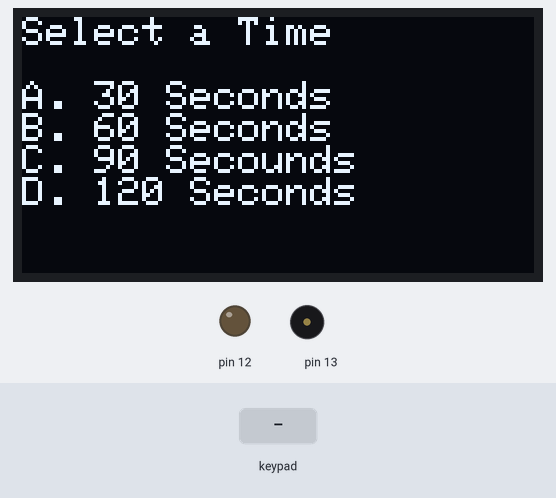
Bench run of a sketch on a simulated Arduino Uno, built with avr-gcc and run on an emulated ATmega328P. Shown: 128×64 one-colour display, output pins drawn as LEDs (lit = HIGH), buzzer (waves = sounding). Inputs (shaded band) come from the test bench. Random numbers use the default seed unless the sketch sets one; what the sketch prints to the serial monitor is not drawn.

Above: at 2.1 s.
2.2 s: key 'A' pressed
At 2.9 s:
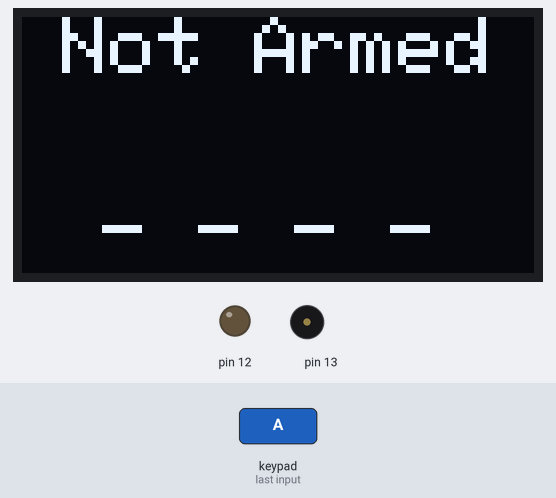
3.9 s: keypad keys 2 3 4 5 pressed 0.4 s apart
At 5.5 s:
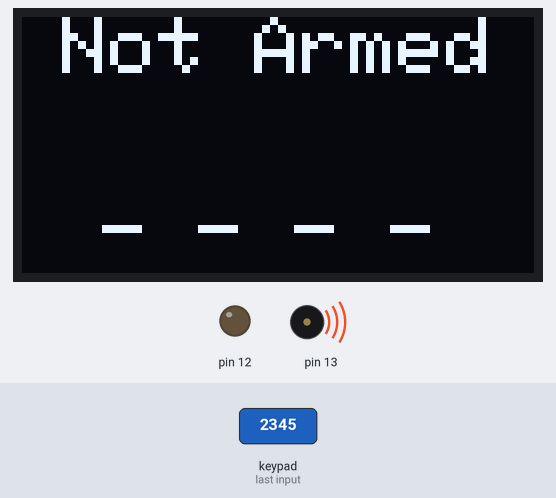
7.0 s: key 'C' pressed
At 7.9 s:
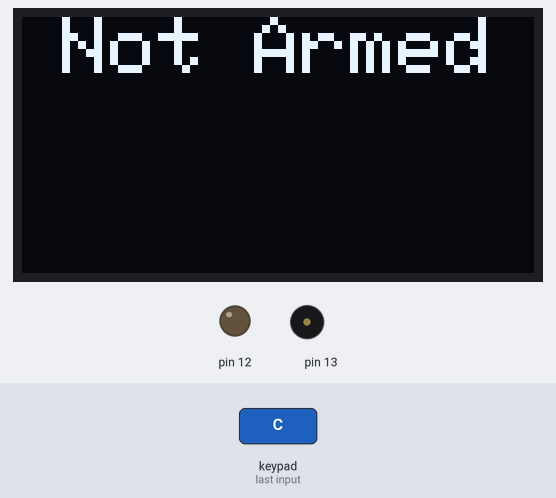
12.5 s: keypad keys 6 7 8 9 pressed 0.4 s apart
At 15.91 s:
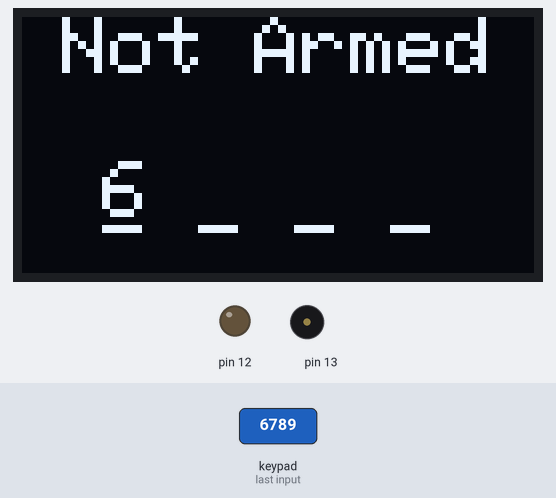
Timing chart, 0 to 18.1 s (numbered marks = the images above; inputs shaded):
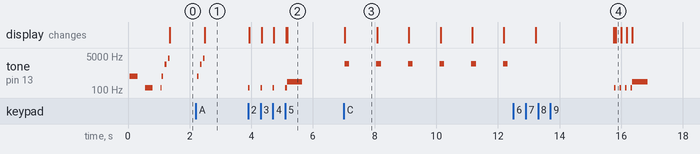

The sketch:

Main.ino
```cpp
#include <SPI.h>
#include <Wire.h>
#include <Keypad.h>
#include <Adafruit_GFX.h>
#include <Adafruit_SSD1306.h>
#include <Tone.h>
#define SCREEN_WIDTH 128 // OLED display width, in pixels
#define SCREEN_HEIGHT 64 // OLED display height, in pixels

// Declaration for an SSD1306 display connected to I2C (SDA, SCL pins)
#define OLED_RESET     4 // Reset pin # (or -1 if sharing Arduino reset pin)
Adafruit_SSD1306 display(SCREEN_WIDTH, SCREEN_HEIGHT, &Wire, OLED_RESET);

const byte ROWS = 4; //four rows
const byte COLS = 4; //three columns
char keys[ROWS][COLS] = {
  {'1', '2', '3', 'A'},
  {'4', '5', '6', 'B'},
  {'7', '8', '9', 'C'},
  {'*', '0', '#', 'D'}
};
byte rowPins[ROWS] = {2, 3, 4, 5}; //connect to the row pinouts of the keypad
byte colPins[COLS] = {6, 7, 8, 9}; //connect to the column pinouts of the keypad
String C4Status = "Not Armed";
Tone buzzer;
float C4Timer = 15;
int CodeTime = 2;
int digitSelected = 0;
char password[4] = {0, 0, 0, 0};
char passwordIn[4];
Keypad keypad = Keypad( makeKeymap(keys), rowPins, colPins, ROWS, COLS );

void setup() {
  Serial.begin(9600);

  randomSeed(analogRead(0));
  pinMode(12, OUTPUT);

  buzzer.begin(13);
  // SSD1306_SWITCHCAPVCC = generate display voltage from 3.3V internally
  if (!display.begin(SSD1306_SWITCHCAPVCC, 0x3C)) { // Address 0x3D for 128x64
    Serial.println(F("SSD1306 allocation failed"));
    for (;;); // Don't proceed, loop forever
  }
  for (int i = 0; i <= 3; i++) {
    password[i] = char(random(48, 58));
  }
    display.clearDisplay();
    display.setTextColor(WHITE);
    display.setCursor(25,25);
    display.println("Booting...");
  display.display();
  buzzer.play(NOTE_B4, 250); delay(500); buzzer.play(NOTE_C3, 250); delay(500); buzzer.play(NOTE_C3, 100); delay(40); buzzer.play(NOTE_B4, 50); delay(100); buzzer.play(NOTE_B6, 50); delay(100); buzzer.play(NOTE_B7, 50);

  display.clearDisplay();
  display.display();
  setupScreen();
  homeScreen();

}
/*

   NOTE_C4, NOTE_CS4, NOTE_D4, NOTE_DS4, NOTE_E4, NOTE_F4, NOTE_FS4, NOTE_G4, NOTE_GS4, NOTE_A4, NOTE_AS4, NOTE_B4,
  NOTE_C5, NOTE_CS5, NOTE_D5, NOTE_DS5, NOTE_E5, NOTE_F5, NOTE_FS5, NOTE_G5, NOTE_GS5, NOTE_A5, NOTE_AS5, NOTE_B5,
  NOTE_C6, NOTE_CS6, NOTE_D6, NOTE_DS6, NOTE_E6, NOTE_F6, NOTE_FS6, NOTE_G6, NOTE_GS6, NOTE_A6, NOTE_AS6, NOTE_B6,
  NOTE_C7, NOTE_CS7, NOTE_D7, NOTE_DS7, NOTE_E7, NOTE_F7, NOTE_FS7, NOTE_G7, NOTE_GS7, NOTE_A7, NOTE_AS7, NOTE_B7


                                                     <<<< text stuff here
      display.clearDisplay();
   display.setTextColor(WHITE);
   display.setTextSize(5);
   display.setCursor(0,0);
   display.println("Text Here");
   display.display();*/

//drawFastHLine(int16_t x, int16_t y, int16_t w, uint16_t color);
void loop() {
  char key = keypad.getKey();
  if (key)
  {
    TypingPassword(key);

  }
}


void TypingPassword(char Key) {                                                                                                   //bombLogic

  if (Key != 'A' && Key != 'B' && Key != 'C' && Key != 'D' && Key != '#' && Key != '*') {
    buzzer.play(NOTE_C3, 50);
    passwordIn[digitSelected] = Key;
    Serial.println(passwordIn[digitSelected]);
    digitSelected++;

    homeScreen();
  }
  else {
    if (Key == 'C') {  //c for code
      hackScreen();
    }
    if (Key == 'D') { //d for detonate i guess
      //bomb has been planted BEEP!
      if (C4Status == "Armed") {
        C4Status = "timer";
        C4timer();
        Serial.println("beep?");
      }                                                  // do stuff here                                   <<<<<<<<<<<<<<<<<<<<<<<<<<<

    }
  }

  if (digitSelected == 4) {
    if (passwordIn[0] == password[0] && passwordIn[1] == password[1] && passwordIn[2] == password[2] && passwordIn[3] == password[3]) {
      passwordIn[0] = ' ';
      passwordIn[1] = ' ';
      passwordIn[2] = ' ';
      passwordIn[3] = ' ';
      digitSelected = 0;
      delay(100);
      buzzer.play(NOTE_C7, 150);
      if (C4Status == "Not Armed") {
        C4Status = "Armed";
      }
      else if (C4Status == "timer") {
        C4Status = "CT Win";

      }
      else {
        C4Status = "Reset C4";

      }
      buzzer.play(NOTE_C7, 150);
      homeScreen();
      if (C4Status == "CT Win"){
      delay(40); buzzer.play(NOTE_B4, 50); delay(100); buzzer.play(NOTE_B6, 50); delay(100); buzzer.play(NOTE_B7, 50);
      }

    }
    else {
      passwordIn[0] = ' ';
      passwordIn[1] = ' ';
      passwordIn[2] = ' ';
      passwordIn[3] = ' ';
      digitSelected = 0;
      homeScreen();
      buzzer.play(NOTE_C4, 500);
    }
  }
}

void setupScreen() {                                                                                          //setup
  display.clearDisplay();
  display.setTextSize(1);
  display.setCursor(0, 0);
  display.println("Select a Time");
  display.println("");
  display.println("A. 30 Seconds");
  display.println("B. 60 Seconds");
  display.println("C. 90 Secounds");
  display.println("D. 120 Seconds");
  display.display();
  char key = keypad.getKey();
  while (key != 'A' && key != 'B' && key != 'C' && key != 'D') {
    key = keypad.getKey();
  }
  if (key == 'A') {
    C4Timer = 30;
    CodeTime = 5;
  }
  else if (key == 'B') {
    C4Timer = 60;
    CodeTime = 10;
  }
  else if (key == 'C') {
    C4Timer = 90;
    CodeTime = 15;
  }
  else if (key == 'D') {
    C4Timer = 120;
    CodeTime = 20;
  }
  else {
    C4Timer = 60;
    CodeTime = 10;
  }
delay(40); buzzer.play(NOTE_B4, 50); delay(100); buzzer.play(NOTE_B6, 50); delay(100); buzzer.play(NOTE_B7, 50);
}
void homeScreen() {                                                                                                       //home

  display.clearDisplay();
  display.setTextSize(2);
  display.setCursor(10, 0);
  if (C4Status != "timer") {
    display.println(C4Status);
  }
  else {
    display.println(C4Timer);
  }
  display.setCursor(20, 36);
  display.print(passwordIn[0]);
  display.print(" ");
  display.print(passwordIn[1]);
  display.print(" ");
  display.print(passwordIn[2]);
  display.print(" ");
  display.print(passwordIn[3]);
  display.setCursor(20, 40);
  display.print("_ _ _ _");
  display.display();
}

void hackScreen() {
  display.clearDisplay();


  display.setTextSize(2);
  display.setCursor(10, 0);
  display.println(C4Status);
  display.display();
  for (int i = 0; i <= CodeTime; i += 1) {
    display.fillRoundRect(0, 32, i * (display.width() / CodeTime), 50, 2, WHITE);
    buzzer.play(NOTE_C7, 150);
    display.display();
    delay(1000);
  }
  display.clearDisplay();
  display.setTextSize(2);
  display.setCursor(10, 0);
  display.println(C4Status);
  display.setCursor(20, 36);
  display.print(password[0]);
  display.print(" ");
  display.print(password[1]);
  display.print(" ");
  display.print(password[2]);
  display.print(" ");
  display.print(password[3]);
  display.setCursor(20, 40);
  display.print("_ _ _ _");
  display.display();
  delay((CodeTime * 1000) / 2);
  if (C4Status == "timer") {
    C4Timer -= CodeTime;
  }
  homeScreen();
}

void C4timer() {

  Serial.println(C4Status);


  for (C4Timer; C4Timer >= 0; C4Timer -= 0.05) {

   C4countdownBeep();
    char key = keypad.getKey();
    if (key)
    {
      TypingPassword(key);

    }
    if (C4Status == "CT Win") {
      break;

    }
    homeScreen();
    Serial.println(C4Timer);
    delay(5);

  }
  if (C4Status == "timer"){
  C4Status = "T Win";
  homeScreen();
  delay(40); buzzer.play(NOTE_B4, 50); delay(100); buzzer.play(NOTE_B6, 50); delay(100); buzzer.play(NOTE_B7, 50);
  }
}

void C4countdownBeep(){


  }
```

Measured:
- after the input at 2.2 s, tone on pin 13: plays 494 Hz for 0.05 s, 1976 Hz for 0.05 s, 3951 Hz for 0.05 s, starting after 0.05 s; the display: changes after 0.30 s (image 1)
- after the input at 3.9 s, tone on pin 13: plays 131 Hz for 0.05 s, 131 Hz for 0.05 s, 131 Hz for 0.05 s, 131 Hz for 0.06 s, 262 Hz for 0.50 s, starting at once; the display: first changes at once (image 2 shows a later state)
- after the input at 7.0 s, tone on pin 13: alternates 2093 Hz for 0.15 s and silent for 0.88 s, starting at once; the display: changes at once (image 3)
- after the input at 12.5 s, tone on pin 13: plays 131 Hz for 0.05 s, 131 Hz for 0.05 s, 131 Hz for 0.05 s, 131 Hz for 0.06 s, 262 Hz for 0.50 s, starting after 3.3 s
- what the display in image 3 shows lasts 1.1 s, from 7.0 s to 8.1 s
